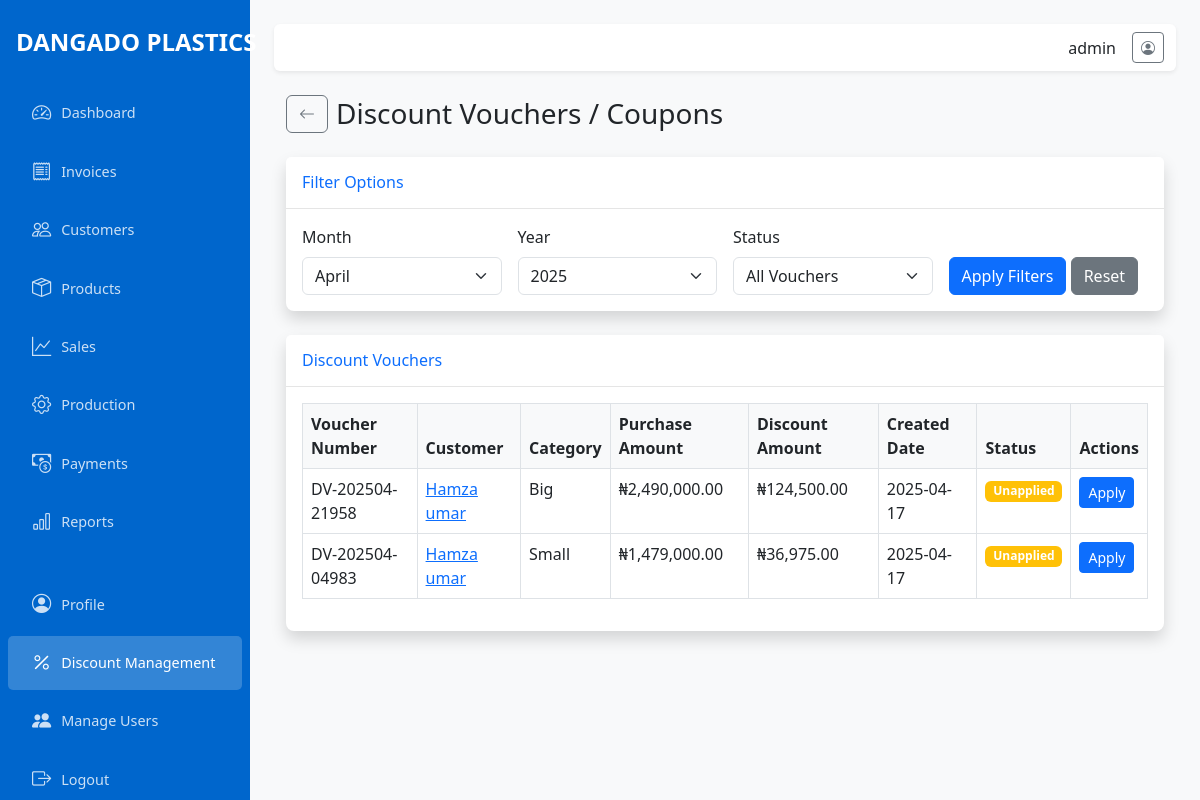
The page /discounts/vouchers (signed in) on the database its author committed.
### app/models.py (models this page shows, shortened)
class User(UserMixin, db.Model):
    id = db.Column(db.Integer, primary_key=True)
    username = db.Column(db.String(64), unique=True, nullable=False)
    email = db.Column(db.String(120), unique=True, nullable=False)
    password_hash = db.Column(db.String(128), nullable=False)
    is_admin = db.Column(db.Boolean, default=False)
    created_at = db.Column(db.DateTime, default=datetime.utcnow)

class DiscountVoucher(db.Model):
    id = db.Column(db.Integer, primary_key=True)
    voucher_number = db.Column(db.String(20), unique=True)
    customer_id = db.Column(db.Integer, db.ForeignKey('customer.id'), nullable=False)
    year = db.Column(db.Integer, nullable=False)
    month = db.Column(db.Integer, nullable=False)
    category = db.Column(db.String(50), nullable=False)
    purchase_amount = db.Column(db.Float, nullable=False)
    discount_percentage = db.Column(db.Float, nullable=False)
    discount_amount = db.Column(db.Float, nullable=False)
    is_applied = db.Column(db.Boolean, default=False)
    created_at = db.Column(db.DateTime, default=datetime.now)
    applied_at = db.Column(db.DateTime, nullable=True)
    applied_to_invoice_id = db.Column(db.Integer, db.ForeignKey('invoice.id'), nullable=True)
    customer = db.relationship('Customer', backref=db.backref('discount_vouchers', lazy='dynamic'))
    applied_to_invoice = db.relationship('Invoice', backref=db.backref('applied_vouchers', lazy='dynamic'))

class Customer(db.Model):
    id = db.Column(db.Integer, primary_key=True)
    name = db.Column(db.String(100), nullable=False)
    contact = db.Column(db.String(100))
    total_sales = db.Column(db.Float, default=0)
    created_at = db.Column(db.DateTime, default=datetime.utcnow)
    updated_at = db.Column(db.DateTime, default=datetime.utcnow, onupdate=datetime.utcnow)
    invoices = db.relationship('Invoice', backref='customer', lazy=True)
    sales = db.relationship('Sale', backref='customer', lazy=True)

### app/routes/discounts.py (the view)
@discounts.route('/discounts/vouchers')
@login_required
def vouchers():
    if not current_user.is_admin:
        flash('You do not have permission to access this page.', 'danger')
        return redirect(url_for('dashboard.index'))
    year = request.args.get('year', datetime.now().year, type=int)
    month = request.args.get('month', datetime.now().month, type=int)
    status = request.args.get('status', '')
    query = DiscountVoucher.query
    if year and month:
        query = query.filter(DiscountVoucher.year == year, DiscountVoucher.month == month)
    if status == 'applied':
        query = query.filter(DiscountVoucher.is_applied == True)
    elif status == 'unapplied':
        query = query.filter(DiscountVoucher.is_applied == False)
    vouchers = query.order_by(DiscountVoucher.created_at.desc()).all()
    return render_template('discounts/vouchers.html',
                          vouchers=vouchers,
                          year=year,
                          month=month,
                          status=status,
                          calendar=calendar,  # Add this
                          now=datetime.now())

### app/models.py (called while the page is built)
@login_manager.user_loader
def load_user(user_id):
    return User.query.get(int(user_id))

### app/templates/discounts/vouchers.html (shortened to what this page needs)
{% extends 'layout.html' %}
{% block content %}
<div class="container-fluid">
    <div class="d-flex align-items-center mb-4">
        <a href="{{ url_for('discounts.index') }}" class="btn btn-outline-secondary me-2">
            <i class="bi bi-arrow-left"></i>
        </a>
        <h1 class="h3 mb-0">Discount Vouchers / Coupons</h1>
    </div>
    <div class="card shadow mb-4">
        <div class="card-header py-3">
            <h6 class="m-0 font-weight-bold text-primary">Filter Options</h6>
        </div>
        <div class="card-body">
            <form method="GET" class="row g-3 align-items-end">
                <div class="col-md-3">
                    <label for="month" class="form-label">Month</label>
                    <select class="form-select" id="month" name="month">
                        {% for i in range(1, 13) %}
                        <option value="{{ i }}" {% if i == month %}selected{% endif %}>
                            {{ calendar.month_name[i] }}
                        </option>
                        {% endfor %}
                    </select>
                </div>
                <div class="col-md-3">
                    <label for="year" class="form-label">Year</label>
                    <select class="form-select" id="year" name="year">
                        {% for y in range(2023, now.year+1) %}
                        <option value="{{ y }}" {% if y == year %}selected{% endif %}>
                            {{ y }}
                        </option>
                        {% endfor %}
                    </select>
                </div>
                <div class="col-md-3">
                    <label for="status" class="form-label">Status</label>
                    <select class="form-select" id="status" name="status">
                        <option value="">All Vouchers</option>
                    </select>
                </div>
                <div class="col-md-3">
                    <button type="submit" class="btn btn-primary">
                        Apply Filters
                    </button>
                    <a href="{{ url_for('discounts.vouchers') }}" class="btn btn-secondary">
                        Reset
                    </a>
                </div>
            </form>
        </div>
    </div>
    <div class="card shadow mb-4">
        <div class="card-header py-3">
            <h6 class="m-0 font-weight-bold text-primary">Discount Vouchers</h6>
        </div>
        <div class="card-body">
            {% if vouchers %}
            <div class="table-responsive">
                <table class="table table-bordered" id="vouchersTable" width="100%" cellspacing="0">
                    <thead>
                        <tr>
                            <th>Voucher Number</th>
                            <th>Customer</th>
                            <th>Category</th>
                            <th>Purchase Amount</th>
                            <th>Discount Amount</th>
                            <th>Created Date</th>
                            <th>Status</th>
                            <th>Actions</th>
                        </tr>
                    </thead>
                    <tbody>
                        {% for voucher in vouchers %}
                        <tr>
                            <td>{{ voucher.voucher_number }}</td>
                            <td>
                                <a href="{{ url_for('discounts.customer_discounts', id=voucher.customer.id) }}">
                                    {{ voucher.customer.name }}
                                </a>
                            </td>
                            <td>{{ voucher.category }}</td>
                            <td>₦{{ "{:,.2f}".format(voucher.purchase_amount) }}</td>
                            <td>₦{{ "{:,.2f}".format(voucher.discount_amount) }}</td>
                            <td>{{ voucher.created_at.strftime('%Y-%m-%d') }}</td>
                            <td>
                                {% if voucher.is_applied %}
                                <span class="badge bg-success">Applied</span>
                                {% else %}
                                <span class="badge bg-warning">Unapplied</span>
                                {% endif %}
                            </td>
                            <td>
                                {% if not voucher.is_applied %}
                                <button type="button" class="btn btn-sm btn-primary apply-voucher-btn"
                                        data-bs-toggle="modal" data-bs-target="#applyVoucherModal"
                                        data-voucher-id="{{ voucher.id }}"
                                        data-customer-id="{{ voucher.customer_id }}"
                                        data-amount="{{ voucher.discount_amount }}">
                                    Apply
                                </button>
                                {% else %}
                                <a href="{{ url_for('invoices.view', id=voucher.applied_to_invoice_id) }}" class="btn btn-sm btn-info">
                                    View Invoice
                                </a>
                                {% endif %}
                            </td>
                        </tr>
                        {% endfor %}
                    </tbody>
                </table>
            </div>
            {% else %}
            <p class="text-center">No vouchers found with the selected filters.</p>
            {% endif %}
        </div>
    </div>
</div>
{% endblock %}

### app/templates/layout.html (shortened to what this page needs)
<!DOCTYPE html>
<html lang="en">
<head>
    <link href="https://cdn.jsdelivr.net/npm/bootstrap@5.3.0-alpha1/dist/css/bootstrap.min.css" rel="stylesheet">
    <link href="https://cdn.jsdelivr.net/npm/bootstrap-icons@1.11.0/font/bootstrap-icons.css" rel="stylesheet">
</head>
<body>
    <div class="wrapper">
        <nav id="sidebar" class="sidebar">
            <div class="sidebar-header">
                <div class="navbar-brand">DANGADO PLASTICS</div>
            </div>
            <ul class="nav flex-column">
                <li class="nav-item">
                    <a href="{{ url_for('dashboard.index') }}" class="nav-link {% if request.endpoint == 'dashboard.index' %}active{% endif %}">
                        <i class="bi bi-speedometer2"></i> Dashboard
                    </a>
                </li>
                <li class="nav-item">
                    <a href="{{ url_for('invoices.index') }}" class="nav-link {% if 'invoices' in request.endpoint %}active{% endif %}">
                        <i class="bi bi-receipt"></i> Invoices
                    </a>
                </li>
                <li class="nav-item">
                    <a href="{{ url_for('customers.index') }}" class="nav-link {% if 'customers' in request.endpoint %}active{% endif %}">
                        <i class="bi bi-people"></i> Customers
                    </a>
                </li>
                <li class="nav-item">
                    <a href="{{ url_for('products.index') }}" class="nav-link {% if 'products' in request.endpoint %}active{% endif %}">
                        <i class="bi bi-box-seam"></i> Products
                    </a>
                </li>
                <li class="nav-item">
                    <a href="{{ url_for('sales.index') }}" class="nav-link {% if 'sales' in request.endpoint %}active{% endif %}">
                        <i class="bi bi-graph-up"></i> Sales
                    </a>
                </li>
                <li class="nav-item">
                    <a href="{{ url_for('production.index') }}" class="nav-link {% if 'production' in request.endpoint %}active{% endif %}">
                        <i class="bi bi-gear"></i> Production
                    </a>
                </li>
                <li class="nav-item">
                    <a href="{{ url_for('payments.index') }}" class="nav-link {% if 'payments' in request.endpoint %}active{% endif %}">
                        <i class="bi bi-cash-coin"></i> Payments
                    </a>
                </li>
                <li class="nav-item">
                    <a href="{{ url_for('reports.index') }}" class="nav-link {% if 'reports' in request.endpoint %}active{% endif %}">
                        <i class="bi bi-bar-chart"></i> Reports
                    </a>
                </li>
                <li class="nav-item mt-4">
                    <a href="{{ url_for('auth.profile') }}" class="nav-link {% if request.endpoint == 'auth.profile' %}active{% endif %}">
                        <i class="bi bi-person-circle"></i> Profile
                    </a>
                </li>
                {% if current_user.is_admin %}
                <li class="nav-item">
                    <a href="{{ url_for('discounts.index') }}" class="nav-link {% if 'discounts' in request.endpoint %}active{% endif %}">
                        <i class="bi bi-percent"></i> Discount Management
                    </a>
                </li>
                {% endif %}
                {% if current_user.is_admin %}
                <li class="nav-item">
                    <a href="{{ url_for('auth.user_list') }}" class="nav-link {% if request.endpoint == 'auth.user_list' %}active{% endif %}">
                        <i class="bi bi-people-fill"></i> Manage Users
                    </a>
                </li>
                {% endif %}
                <li class="nav-item">
                    <a href="{{ url_for('auth.logout') }}" class="nav-link">
                        <i class="bi bi-box-arrow-right"></i> Logout
                    </a>
                </li>
            </ul>
        </nav>
        <div class="main-content">
            <nav class="navbar navbar-expand-lg navbar-light bg-white shadow-sm mb-4 rounded">
                <div class="container-fluid">
                    <div class="ms-auto d-flex align-items-center">
                        <div class="me-3">
                            {{ current_user.username }}
                        </div>
                        <a href="{{ url_for('auth.profile') }}" class="btn btn-outline-secondary btn-sm">
                            <i class="bi bi-person-circle"></i>
                        </a>
                    </div>
                </div>
            </nav>
            {% block content %}{% endblock %}
        </div>
    </div>
</body>
</html>

### app/templates/layout.html (style rules this page uses)
:root { --primary-color: #0066cc; --secondary-color: #f8f9fa; --sidebar-width: 250px; }
body { font-family: 'Segoe UI', Arial, sans-serif; background-color: #f8f9fa; }
.sidebar { min-width: var(--sidebar-width); width: var(--sidebar-width); background-color: var(--primary-color); min-height: 100vh; position: fixed; transition: all 0.3s; z-index: 999; }
.sidebar .navbar-brand { color: white; padding: 1.5rem 1rem; font-size: 1.5rem; font-weight: bold; }
.sidebar .nav-link { color: rgba(255, 255, 255, 0.8); padding: 0.8rem 1.5rem; font-size: 0.9rem; display: flex; align-items: center; border-radius: 5px; margin: 2px 8px; }
.sidebar .nav-link.active { color: white; background-color: rgba(255, 255, 255, 0.2); }
.sidebar .nav-link i { margin-right: 10px; font-size: 1.2rem; }
.main-content { margin-left: var(--sidebar-width); padding: 1.5rem; transition: all 0.3s; }
.card { border: none; border-radius: 0.5rem; box-shadow: 0 0.125rem 0.25rem rgba(0, 0, 0, 0.075); margin-bottom: 1.5rem; }
.card-header { background-color: white; border-bottom: 1px solid rgba(0, 0, 0, 0.1); padding: 1rem; font-weight: 600; }
.table th { font-weight: 600; background-color: #f8f9fa; }

### rows shown on the page
User: username "admin"
DiscountVoucher: voucher_number "DV-202504-21958", customer.name "Hamza umar", category "Big", purchase_amount "2,490,000.00", discount_amount "124,500.00", created_at "2025-04-17", is_applied "Unapplied"
DiscountVoucher: voucher_number "DV-202504-04983", customer.name "Hamza umar", category "Small", purchase_amount "1,479,000.00", discount_amount "36,975.00", created_at "2025-04-17", is_applied "Unapplied"

### other values the page prints
form field month "April"
form field year "2025"
